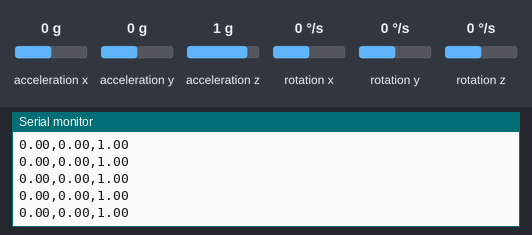
A sketch run on a simulated ESP32. On the bench: the last lines printed to the serial monitor. The test bench sets the inputs (shaded band); at power-on: acceleration x 0 g, acceleration y 0 g, acceleration z 1 g, rotation x 0 °/s, rotation y 0 °/s, rotation z 0 °/s.

Above: at 4.2 s.
4.3 s: acceleration x set to -1.4 g
At 4.8 s:
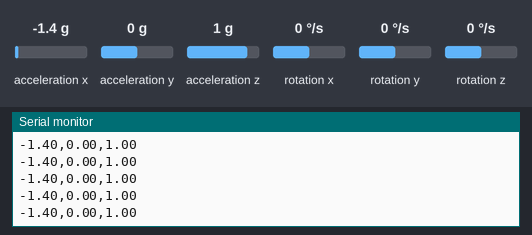
5.8 s: acceleration y set to -1.4 g
At 6.8 s:
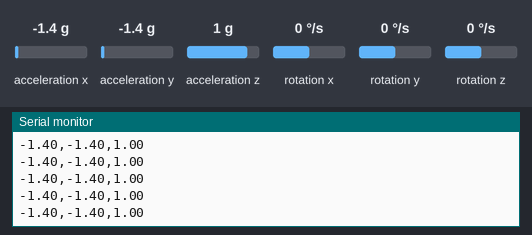
7.3 s: acceleration z set to -1.4 g
At 8.3 s:
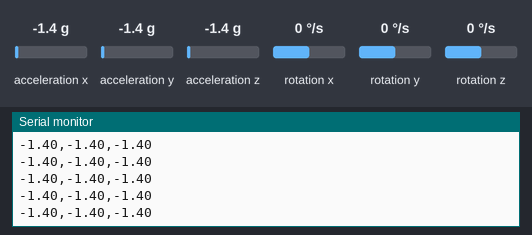

The sketch:

data_forwarder.ino
```cpp
/*
 * =======================================================
 * PHƯƠNG ÁN C.2: (SILENT MODE for Edge Impulse)
 * =======================================================
 * Xóa bỏ mọi Serial.println() trong setup() để
 * edge-impulse-data-forwarder không bị nhầm lẫn.
 *
 * Nối dây (Đã xác nhận):
 * - SDA -> GP8
 * - SCL -> GP9
 */

#include <MPU6050_tockn.h>
#include <Wire.h>

MPU6050 mpu(Wire);

void setup()
{
    Serial.begin(115200);

    // Khởi tạo I2C với SDA=GP8, SCL=GP9
    Wire.begin(8, 9);

    mpu.begin();

    // Tự hiệu chỉnh (im lặng, không in gì ra)
    mpu.calcGyroOffsets();
}

void loop()
{
    // 1. Cập nhật dữ liệu
    mpu.update();

    // 2. Lấy dữ liệu
    float accX = mpu.getAccX();
    float accY = mpu.getAccY();
    float accZ = mpu.getAccZ();

    // 3. In ra theo format Edge Impulse
    // Format: x,y,z (không có khoảng trắng)
    Serial.print(accX);
    Serial.print(",");
    Serial.print(accY);
    Serial.print(",");
    Serial.println(accZ);

    delay(20); // 50 mẫu/giây (50Hz) - BEST PRACTICE cho rung động!
}
```

Measured:
- after the input at 4.3 s, the serial monitor: prints a new line at once (image 1)
- after the input at 5.8 s, the serial monitor: prints a new line at once (image 2)
- after the input at 7.3 s, the serial monitor: prints a new line at once (image 3)
